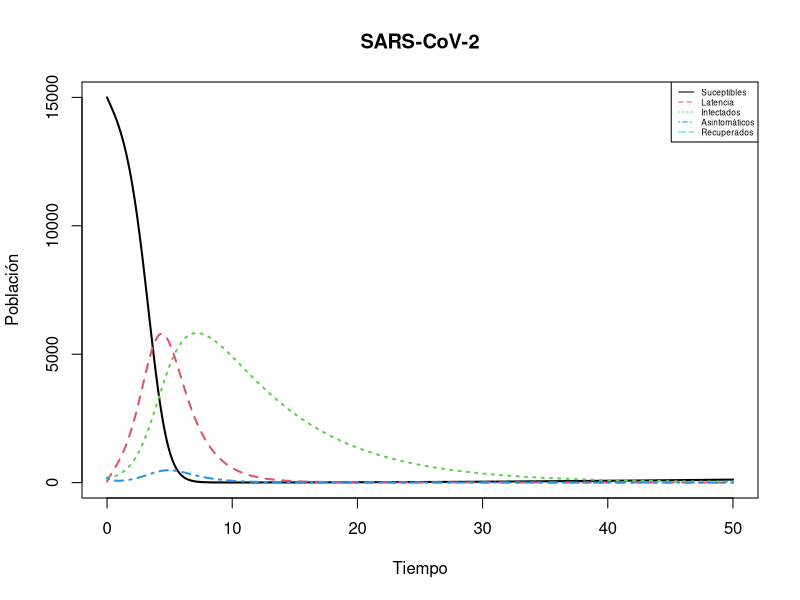
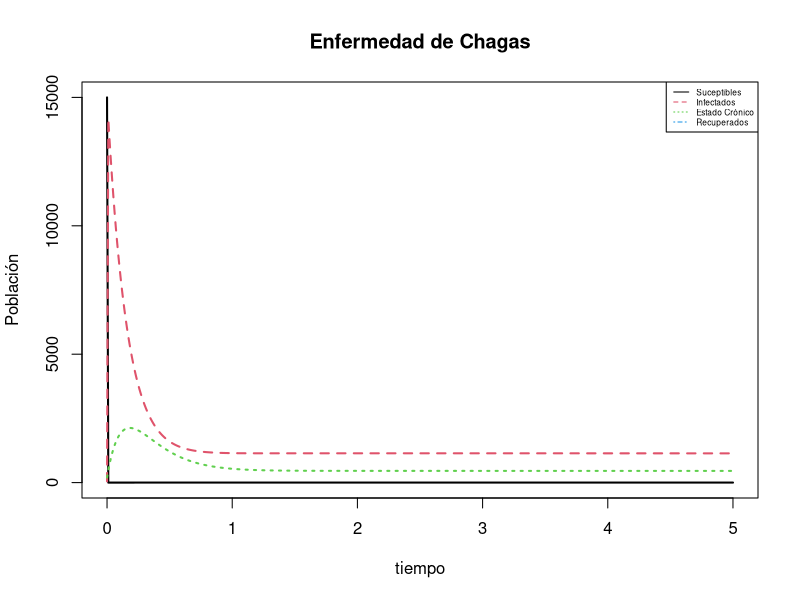
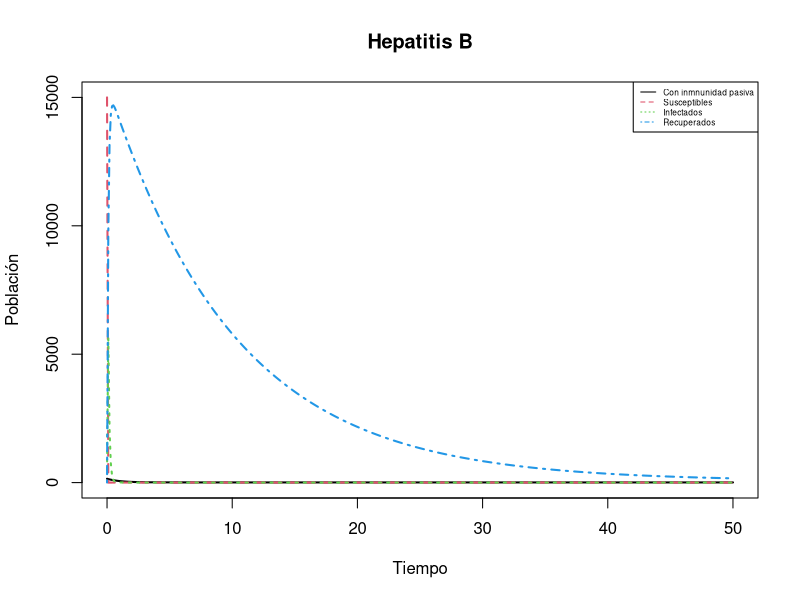
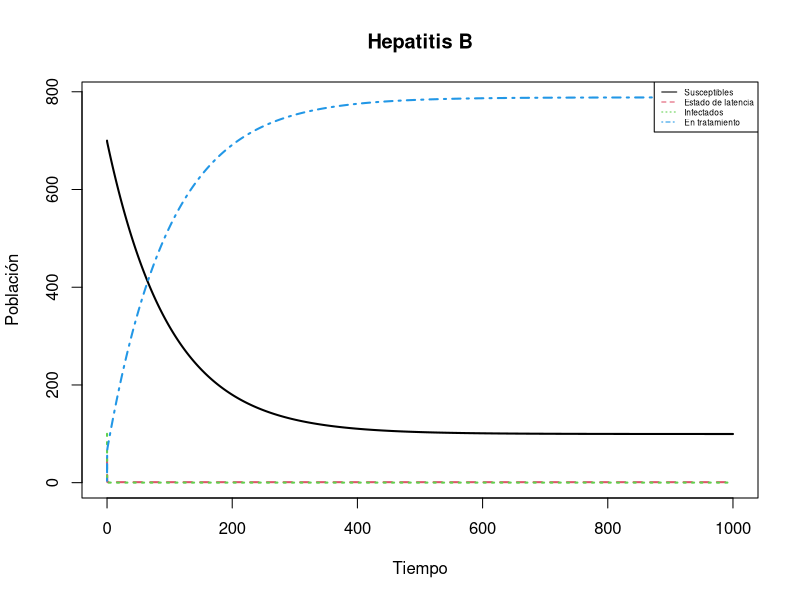
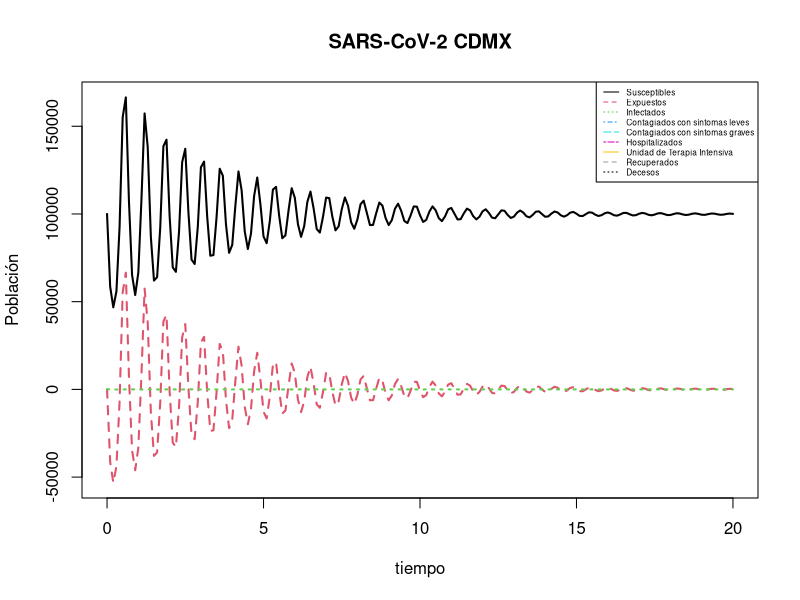

Source code (R) for these figures, in order:
## ---- chunk 1
knitr::opts_chunk$set(echo = TRUE)

## ---- chunk 2
library(deSolve)
## ---- chunk 3

SEIAR <- function(t, state, parameters) {
  with(as.list(c(state, parameters)), {

    dS <- nu - beta* S*(I+q*A) - mu*S
    dE <- beta* S*(I+q*A) - (eta + mu)*E
    dI <- p* eta *E -(alfa*mu)*I
    dA <- (1-p)*eta*E - (gama + mu)*A
    dR <- alfa* I + gama*A - mu*R

    list(c(dS, dE, dI, dA, dR))
  })
}

## ---- chunk 4

pars <- c(nu = 7, beta = 0.0003, q = 0.09, mu = 0.01, eta = 0.5, p = 0.7, alfa = 14, gama = 1.7)

condiciones_iniciales <- c(S = 15000, E = 50, I = 200, A = 170, R = 65)
tiempo <- seq(0, 50, by = 0.1)
out <- ode(condiciones_iniciales, tiempo, SEIAR, pars) 

## ---- chunk 5

matplot(out[ , 1], out[ , 2:5], type = "l", xlab = "Tiempo", ylab = "Población",
        main = "SARS-CoV-2", lwd = 2)
legend("topright", c("Suceptibles", "Latencia", "Infectados", "Asintomáticos", "Recuperados"), col = 1:5, lty = 1:5, cex = 0.5)

## ---- chunk 6

SCIR <- function(t, state, parameters) {
  with(as.list(c(state, parameters)), {

    dS <- nu - beta* S*(I+q*C) - mu*S + rho*R
    dC <- beta* S*(I+q*C) - (eta+gama+mu)*C
    dI <- eta*C - (alfa+mu)*I
    dR <- alfa*I + gama*C - (mu+rho)*R

    list(c(dS, dC, dI, dR))
  })
}

## ---- chunk 7

pars <- c(nu = 3, beta = 12, q = 2, mu = 0.001, eta = 2, p = 0.7, alfa = 5, gama = 4, rho = 0.5)

condiciones_iniciales <- c(S = 15000, C = 50, I = 200, R = 65)
tiempo <- seq(0, 5, by = 0.01)
out <- ode(condiciones_iniciales, tiempo, SCIR, pars) 

## ---- chunk 8

matplot(out[ , 1], out[ , 2:4], type = "l", xlab = "tiempo", ylab = "Población",
        main = "Enfermedad de Chagas", lwd = 2)
legend("topright", c("Suceptibles", "Infectados", "Estado Crónico", "Recuperados"), col = 1:4, lty = 1:4, cex = 0.5)

## ---- chunk 9

MSIR <- function(t, state, parameters) {
  with(as.list(c(state, parameters)), {

   dM <- nu - rho*M - mu*M
    dS <- rho*M - beta*S*I -mu*S
    dI <- beta*S*I - (alfa+mu)*I
    dR <- alfa*I - mu*R

    list(c(dM, dS, dI, dR))
  })
}

## ---- chunk 10

pars <- c(nu = 7, beta = 5, rho = 0.9, mu = 0.1, alfa = 10)

condiciones_iniciales <- c(M = 150, S = 15000, I = 500, R = 4)
tiempo <- seq(0, 50, by = 0.1)
out <- ode(condiciones_iniciales, tiempo, MSIR, pars) 

## ---- chunk 11

matplot(out[ , 1], out[ , 2:5], type = "l", xlab = "Tiempo", ylab = "Población",
        main = "Hepatitis B", lwd = 2)
legend("topright", c("Con inmnunidad pasiva", "Susceptibles", "Infectados",  "Recuperados"), col = 1:4, lty = 1:4, cex = 0.5)

## ---- chunk 12

SEIT <- function(t, state, parameters) {
  with(as.list(c(state, parameters)), {

   dS <- nu-(beta1*S*I)/(S+E+I+Tr)-mu*S
    dE <- (beta1*S*I)/(S+E+I+Tr) + (beta2*Tr*I)/(S+E+I+Tr) - (mu+kapa+r1)*E + p*r2
    dI <- kapa*E - (r2+mu)*I
    dTr <- r1*E + q*r2*I-(beta2*Tr*I)/(S+E+I+Tr) - mu*Tr

    list(c(dS, dE, dI, dTr))
  })
}

## ---- chunk 13

pars <- c(nu = 1, mu = 0.01, beta1 = 0.2, beta2 = 0.09, p = 0.8, q=0.2, r1 = 7, r2 = 12, kapa = 2)
condiciones_iniciales <- c(S=700, E=50, I=100, Tr=4)
tiempo <- seq(0, 1000, by = 0.01)
out <- ode(condiciones_iniciales, tiempo, SEIT, pars) 

## ---- chunk 14

matplot(out[ , 1], out[ , 2:5], type = "l", xlab = "Tiempo", ylab = "Población",
        main = "Hepatitis B", lwd = 2)
legend("topright", c("Susceptibles", "Estado de latencia", "Infectados",  "En tratamiento"), col = 1:4, lty = 1:4, cex = 0.5)

## ---- chunk 15

SARS <- function(t, state, parameters) {
  with(as.list(c(state, parameters)), {

    dS <- -(R0 / Dinfect)*I*S
    dE <- -(R0 / Dinfect)*I*S - (1/Dincub)*E
    dI <- (1 / Dincub)*E - (1 / Dinfect)*I
    dL <- (1 - Pgrave) * (1 / Dinfect)*I - (1/DRL)*L
    dG <- Pgrave* (1 / Dinfect)*I- (1 / Dhosp)*G
    dH <- (1 / Dhosp)*G - (1 - PICU) * (1 / DRH)*H - PICU *(1 / DICU)*H
    dICU <- PICU*(1 / DICU)*H - (1 - PM)*(1 / DRICU) * ICU - PM*(1 / DM)*ICU
    dR <- (1 / DRL)*L + (1 - PICU) * (1 / DRH)*H + (1-PM)*(1 / DRICU)*ICU
    dM <- PM*(1 / DM)*ICU

    list(c(dS, dE, dI, dL, dG, dH, dICU, dR, dM))
  })
}
## ---- chunk 16

pars <- c(Dinfect=2.9, Dincub=5.2, Pgrave=0.1380, DRL=14, Dhosp=4, PICU=0.05, DRH=12, PM=0.03, DICU=1, DRICU=7, DM=8, R0=2.83)
condiciones_iniciales <- c(S=100000, E=10, I=100, L=0, G=0, H=0, ICU=0, R=0, M=0)
tiempo <- seq(0, 20, by = 0.1)
out <- ode(condiciones_iniciales, tiempo, SARS, pars) 

## ---- chunk 17

matplot(out[ , 1], out[ , 2:4], type = "l", xlab = "tiempo", ylab = "Población",
        main = "SARS-CoV-2 CDMX", lwd = 2)
legend("topright", c("Susceptibles", "Expuestos", "Infectados", "Contagiados con síntomas leves", "Contagiados con síntomas graves", "Hospitalizados", "Unidad de Terapia Intensiva", "Recuperados", "Decesos"), col = 1:9,lty=1:9,cex=0.5)
